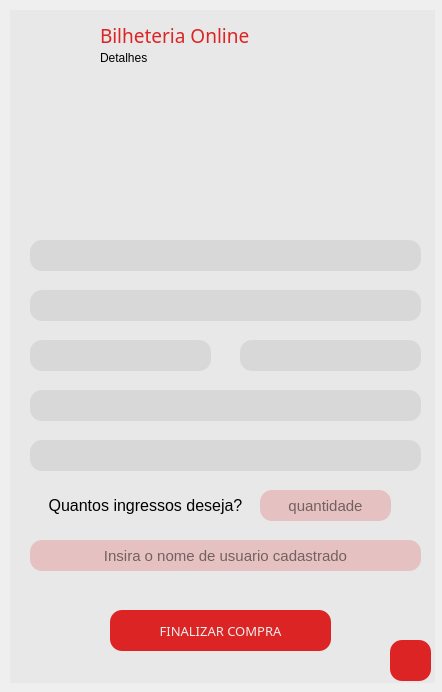
<?xml version="1.0" encoding="UTF-8"?>
<ui version="4.0">
 <class>Form</class>
 <widget class="QWidget" name="Form">
  <property name="geometry">
   <rect>
    <x>0</x>
    <y>0</y>
    <width>442</width>
    <height>692</height>
   </rect>
  </property>
  <property name="windowTitle">
   <string>Detalhes</string>
  </property>
  <widget class="QFrame" name="frame">
   <property name="geometry">
    <rect>
     <x>10</x>
     <y>10</y>
     <width>425</width>
     <height>673</height>
    </rect>
   </property>
   <property name="cursor">
    <cursorShape>ArrowCursor</cursorShape>
   </property>
   <property name="styleSheet">
    <string notr="true">background-color: rgb(232, 232, 232);</string>
   </property>
   <property name="frameShape">
    <enum>QFrame::NoFrame</enum>
   </property>
   <property name="frameShadow">
    <enum>QFrame::Raised</enum>
   </property>
   <widget class="QLabel" name="tck">
    <property name="geometry">
     <rect>
      <x>20</x>
      <y>10</y>
      <width>51</width>
      <height>31</height>
     </rect>
    </property>
    <property name="styleSheet">
     <string notr="true"/>
    </property>
    <property name="text">
     <string/>
    </property>
    <property name="pixmap">
     <pixmap>../imgs/tickets.png</pixmap>
    </property>
    <property name="scaledContents">
     <bool>true</bool>
    </property>
   </widget>
   <widget class="QPushButton" name="bt_voltardetalhe">
    <property name="enabled">
     <bool>true</bool>
    </property>
    <property name="geometry">
     <rect>
      <x>380</x>
      <y>630</y>
      <width>41</width>
      <height>41</height>
     </rect>
    </property>
    <property name="font">
     <font>
      <pointsize>10</pointsize>
      <weight>75</weight>
      <bold>true</bold>
     </font>
    </property>
    <property name="cursor">
     <cursorShape>PointingHandCursor</cursorShape>
    </property>
    <property name="styleSheet">
     <string notr="true">QPushButton{
	background-color: rgba(221, 33, 33, 0.99);
	border-radius: 12px;
	color: rgb(238, 238, 238);
}

QPushButton:hover{
	background-color: rgb(255, 206, 137);
	border-radius: 12px;
	color: rgb(100, 76, 47);
}
</string>
    </property>
    <property name="text">
     <string/>
    </property>
    <property name="icon">
     <iconset>
      <normaloff>../imgs/voltar.png</normaloff>../imgs/voltar.png</iconset>
    </property>
    <property name="iconSize">
     <size>
      <width>25</width>
      <height>25</height>
     </size>
    </property>
   </widget>
   <widget class="QFrame" name="Topo">
    <property name="geometry">
     <rect>
      <x>80</x>
      <y>0</y>
      <width>341</width>
      <height>61</height>
     </rect>
    </property>
    <property name="styleSheet">
     <string notr="true">border: none;</string>
    </property>
    <property name="frameShape">
     <enum>QFrame::StyledPanel</enum>
    </property>
    <property name="frameShadow">
     <enum>QFrame::Raised</enum>
    </property>
    <widget class="QLabel" name="infoText">
     <property name="geometry">
      <rect>
       <x>10</x>
       <y>40</y>
       <width>201</width>
       <height>16</height>
      </rect>
     </property>
     <property name="font">
      <font>
       <pointsize>9</pointsize>
      </font>
     </property>
     <property name="text">
      <string>Detalhes</string>
     </property>
    </widget>
    <widget class="QLabel" name="bilheteriaText">
     <property name="geometry">
      <rect>
       <x>10</x>
       <y>10</y>
       <width>161</width>
       <height>31</height>
      </rect>
     </property>
     <property name="font">
      <font>
       <family>Arial Unicode MS</family>
       <pointsize>14</pointsize>
      </font>
     </property>
     <property name="styleSheet">
      <string notr="true">border: none;
color: rgba(221, 33, 33, 0.99);</string>
     </property>
     <property name="text">
      <string>Bilheteria Online</string>
     </property>
    </widget>
   </widget>
   <widget class="QLabel" name="imagem">
    <property name="geometry">
     <rect>
      <x>150</x>
      <y>80</y>
      <width>131</width>
      <height>131</height>
     </rect>
    </property>
    <property name="text">
     <string/>
    </property>
    <property name="scaledContents">
     <bool>true</bool>
    </property>
    <property name="alignment">
     <set>Qt::AlignCenter</set>
    </property>
   </widget>
   <widget class="QLabel" name="hora">
    <property name="geometry">
     <rect>
      <x>230</x>
      <y>330</y>
      <width>181</width>
      <height>31</height>
     </rect>
    </property>
    <property name="font">
     <font>
      <family>Arial</family>
      <pointsize>11</pointsize>
     </font>
    </property>
    <property name="styleSheet">
     <string notr="true">background-color: rgb(216, 216, 216);
border-radius: 12px;
border: none;</string>
    </property>
    <property name="text">
     <string/>
    </property>
    <property name="alignment">
     <set>Qt::AlignCenter</set>
    </property>
   </widget>
   <widget class="QLabel" name="contato">
    <property name="geometry">
     <rect>
      <x>20</x>
      <y>430</y>
      <width>391</width>
      <height>31</height>
     </rect>
    </property>
    <property name="font">
     <font>
      <family>Arial</family>
      <pointsize>11</pointsize>
     </font>
    </property>
    <property name="styleSheet">
     <string notr="true">background-color: rgb(216, 216, 216);
border-radius: 12px;
border: none;</string>
    </property>
    <property name="text">
     <string/>
    </property>
    <property name="alignment">
     <set>Qt::AlignCenter</set>
    </property>
   </widget>
   <widget class="QLineEdit" name="confirmacao">
    <property name="geometry">
     <rect>
      <x>20</x>
      <y>530</y>
      <width>391</width>
      <height>31</height>
     </rect>
    </property>
    <property name="font">
     <font>
      <family>Arial</family>
      <pointsize>11</pointsize>
     </font>
    </property>
    <property name="styleSheet">
     <string notr="true">background-color: rgba(221, 33, 33, 0.2);
border-radius: 12px;
border: none;</string>
    </property>
    <property name="text">
     <string/>
    </property>
    <property name="alignment">
     <set>Qt::AlignCenter</set>
    </property>
    <property name="placeholderText">
     <string>Insira o nome de usuario cadastrado</string>
    </property>
   </widget>
   <widget class="QLabel" name="data">
    <property name="geometry">
     <rect>
      <x>20</x>
      <y>330</y>
      <width>181</width>
      <height>31</height>
     </rect>
    </property>
    <property name="font">
     <font>
      <family>Arial</family>
      <pointsize>11</pointsize>
     </font>
    </property>
    <property name="styleSheet">
     <string notr="true">background-color: rgb(216, 216, 216);
border-radius: 12px;
border: none;</string>
    </property>
    <property name="text">
     <string/>
    </property>
    <property name="alignment">
     <set>Qt::AlignCenter</set>
    </property>
   </widget>
   <widget class="QLabel" name="tipo">
    <property name="geometry">
     <rect>
      <x>20</x>
      <y>280</y>
      <width>391</width>
      <height>31</height>
     </rect>
    </property>
    <property name="font">
     <font>
      <family>Arial</family>
      <pointsize>11</pointsize>
     </font>
    </property>
    <property name="styleSheet">
     <string notr="true">background-color: rgb(216, 216, 216);
border-radius: 12px;
border: none;</string>
    </property>
    <property name="text">
     <string/>
    </property>
    <property name="alignment">
     <set>Qt::AlignCenter</set>
    </property>
   </widget>
   <widget class="QLabel" name="nome">
    <property name="geometry">
     <rect>
      <x>20</x>
      <y>230</y>
      <width>391</width>
      <height>31</height>
     </rect>
    </property>
    <property name="font">
     <font>
      <family>Arial</family>
      <pointsize>11</pointsize>
     </font>
    </property>
    <property name="styleSheet">
     <string notr="true">background-color: rgb(216, 216, 216);
border-radius: 12px;
border: none;</string>
    </property>
    <property name="text">
     <string/>
    </property>
    <property name="alignment">
     <set>Qt::AlignCenter</set>
    </property>
   </widget>
   <widget class="QPushButton" name="bt_finalizar">
    <property name="enabled">
     <bool>true</bool>
    </property>
    <property name="geometry">
     <rect>
      <x>100</x>
      <y>600</y>
      <width>221</width>
      <height>41</height>
     </rect>
    </property>
    <property name="font">
     <font>
      <family>Arial Rounded MT Bold</family>
      <pointsize>10</pointsize>
      <weight>50</weight>
      <bold>false</bold>
     </font>
    </property>
    <property name="cursor">
     <cursorShape>PointingHandCursor</cursorShape>
    </property>
    <property name="styleSheet">
     <string notr="true">QPushButton{
	background-color: rgba(221, 33, 33, 0.99);
	border-radius: 12px;
	color: rgb(238, 238, 238);
}

QPushButton:hover{
	background-color: rgb(255, 206, 137);
	border-radius: 12px;
	color: rgb(100, 76, 47);
}
</string>
    </property>
    <property name="text">
     <string>FINALIZAR COMPRA</string>
    </property>
   </widget>
   <widget class="QLabel" name="local">
    <property name="geometry">
     <rect>
      <x>20</x>
      <y>380</y>
      <width>391</width>
      <height>31</height>
     </rect>
    </property>
    <property name="font">
     <font>
      <family>Arial</family>
      <pointsize>11</pointsize>
     </font>
    </property>
    <property name="styleSheet">
     <string notr="true">background-color: rgb(216, 216, 216);
border-radius: 12px;
border: none;</string>
    </property>
    <property name="text">
     <string/>
    </property>
    <property name="alignment">
     <set>Qt::AlignCenter</set>
    </property>
   </widget>
   <widget class="QLabel" name="erro">
    <property name="geometry">
     <rect>
      <x>0</x>
      <y>570</y>
      <width>421</width>
      <height>21</height>
     </rect>
    </property>
    <property name="font">
     <font>
      <family>Arial</family>
      <pointsize>10</pointsize>
      <italic>true</italic>
     </font>
    </property>
    <property name="text">
     <string/>
    </property>
    <property name="alignment">
     <set>Qt::AlignCenter</set>
    </property>
   </widget>
   <widget class="QLabel" name="label">
    <property name="geometry">
     <rect>
      <x>30</x>
      <y>470</y>
      <width>211</width>
      <height>51</height>
     </rect>
    </property>
    <property name="font">
     <font>
      <family>Arial</family>
      <pointsize>12</pointsize>
     </font>
    </property>
    <property name="text">
     <string>Quantos ingressos deseja?</string>
    </property>
    <property name="alignment">
     <set>Qt::AlignCenter</set>
    </property>
   </widget>
   <widget class="QLineEdit" name="ingressos">
    <property name="geometry">
     <rect>
      <x>250</x>
      <y>480</y>
      <width>131</width>
      <height>31</height>
     </rect>
    </property>
    <property name="font">
     <font>
      <family>Arial</family>
      <pointsize>11</pointsize>
     </font>
    </property>
    <property name="styleSheet">
     <string notr="true">background-color: rgba(221, 33, 33, 0.2);
border-radius: 12px;
border: none;</string>
    </property>
    <property name="text">
     <string/>
    </property>
    <property name="alignment">
     <set>Qt::AlignCenter</set>
    </property>
    <property name="placeholderText">
     <string>quantidade</string>
    </property>
   </widget>
  </widget>
 </widget>
 <resources/>
 <connections/>
</ui>
